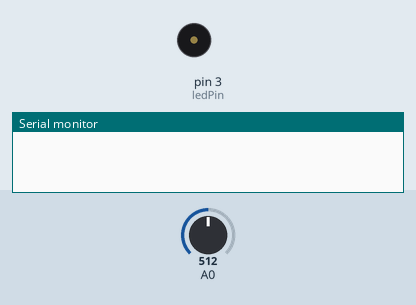
Simulated run of this sketch. Board: Arduino Uno, built with avr-gcc and run on an emulated ATmega328P. Shown: buzzer (waves = sounding), the last lines printed to the serial monitor. The test bench sets the inputs (shaded band); at power-on: A0 = 512.

Above: at 0.5 s.
At 11.1 s:
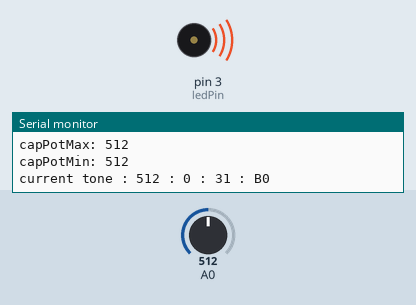
Timing chart, 0 to 12.6 s (numbered marks = the images above):
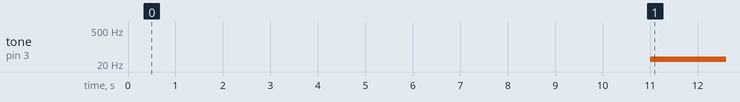

The sketch:

cap_pot_tone.ino
```cpp
#include "pitches.h"

// notes in the melody: length 89
int melody[] = {
  NOTE_B0,
  NOTE_C1,
  NOTE_CS1,
  NOTE_D1,
  NOTE_DS1,
  NOTE_E1,
  NOTE_F1,
  NOTE_FS1,
  NOTE_G1,
  NOTE_GS1,
  NOTE_A1,
  NOTE_AS1,
  NOTE_B1,
  NOTE_C2,
  NOTE_CS2,
  NOTE_D2,
  NOTE_DS2,
  NOTE_E2,
  NOTE_F2,
  NOTE_FS2,
  NOTE_G2,
  NOTE_GS2,
  NOTE_A2,
  NOTE_AS2,
  NOTE_B2,
  NOTE_C3,
  NOTE_CS3,
  NOTE_D3,
  NOTE_DS3,
  NOTE_E3,
  NOTE_F3,
  NOTE_FS3,
  NOTE_G3,
  NOTE_GS3,
  NOTE_A3,
  NOTE_AS3,
  NOTE_B3,
  NOTE_C4,
  NOTE_CS4,
  NOTE_D4,
  NOTE_DS4,
  NOTE_E4,
  NOTE_F4,
  NOTE_FS4,
  NOTE_G4,
  NOTE_GS4,
  NOTE_A4,
  NOTE_AS4,
  NOTE_B4,
  NOTE_C5,
  NOTE_CS5,
  NOTE_D5,
  NOTE_DS5,
  NOTE_E5,
  NOTE_F5,
  NOTE_FS5,
  NOTE_G5,
  NOTE_GS5,
  NOTE_A5,
  NOTE_AS5,
  NOTE_B5,
  NOTE_C6,
  NOTE_CS6,
  NOTE_D6,
  NOTE_DS6,
  NOTE_E6,
  NOTE_F6,
  NOTE_FS6,
  NOTE_G6,
  NOTE_GS6,
  NOTE_A6,
  NOTE_AS6,
  NOTE_B6,
  NOTE_C7,
  NOTE_CS7,
  NOTE_D7,
  NOTE_DS7,
  NOTE_E7,
  NOTE_F7,
  NOTE_FS7,
  NOTE_G7,
  NOTE_GS7,
  NOTE_A7,
  NOTE_AS7,
  NOTE_B7,
  NOTE_C8,
  NOTE_CS8,
  NOTE_D8,
  NOTE_DS8
};

String melodyName[] = {
  "B0",
  "C1",
  "CS1",
  "D1",
  "DS1",
  "E1",
  "F1",
  "FS1",
  "G1",
  "GS1",
  "A1",
  "AS1",
  "B1",
  "C2",
  "CS2",
  "D2",
  "DS2",
  "E2",
  "F2",
  "FS2",
  "G2",
  "GS2",
  "A2",
  "AS2",
  "B2",
  "C3",
  "CS3",
  "D3",
  "DS3",
  "E3",
  "F3",
  "FS3",
  "G3",
  "GS3",
  "A3",
  "AS3",
  "B3",
  "C4",
  "CS4",
  "D4",
  "DS4",
  "E4",
  "F4",
  "FS4",
  "G4",
  "GS4",
  "A4",
  "AS4",
  "B4",
  "C5",
  "CS5",
  "D5",
  "DS5",
  "E5",
  "F5",
  "FS5",
  "G5",
  "GS5",
  "A5",
  "AS5",
  "B5",
  "C6",
  "CS6",
  "D6",
  "DS6",
  "E6",
  "F6",
  "FS6",
  "G6",
  "GS6",
  "A6",
  "AS6",
  "B6",
  "C7",
  "CS7",
  "D7",
  "DS7",
  "E7",
  "F7",
  "FS7",
  "G7",
  "GS7",
  "A7",
  "AS7",
  "B7",
  "C8",
  "CS8",
  "D8",
  "DS8"
};


const int ledPin = 3;
int capPotVal;
int capPotMin = 1023;
int capPotMax = 0;

void setup() {
  Serial.begin(9600);
  pinMode(ledPin, OUTPUT);

  indicateCalibrate();
  // calibrate soft pot
  while (millis() < 10500) {
    capPotVal = analogRead(A0);
    if (capPotVal > capPotMax) {
      capPotMax = capPotVal;
    }
    if (capPotVal < capPotMin) {
      capPotMin = capPotVal;
    }
  }
  indicateCalibrate();

  Serial.print("capPotMax: ");
  Serial.println(capPotMax);
  Serial.print("capPotMin: ");
  Serial.println(capPotMin);
}

void loop() {
  // capacitive touch potentiometer @ 5V : from 1/3 Vcc to 2/3 Vcc
  // 341 - 683
  capPotVal = analogRead(A0);
  int potMap = constrain(map(capPotVal, capPotMin, capPotMax - (capPotMax/15), 0, 88), 0, 88);

  // default returned value is 0
  // keep previous tone if no human touch input
  //  if(potMap != 0 && potMap != 1){
  if (potMap < 88) {
    // log values
    Serial.print("current tone : ");
    Serial.print(capPotVal);
    Serial.print(" : ");
    Serial.print(potMap);
    Serial.print(" : ");
    Serial.print(melody[potMap]);
    Serial.print(" : ");
    Serial.println(melodyName[potMap]);

    // no duration, play continuously
    tone(ledPin, melody[potMap]);
    //  int shared = potVal;
    //  Serial.print("photoresistor value: ");
    //  Serial.println(shared);
    //  Serial.print("difference: ");
    //  Serial.println(potVal - shared);
  }

  // optional
  // delay 100 milli for cpu's sake
  // or for how often a new tone is read
  // 10 / 25 / [50] / 100
  delay(100);

}

void indicateCalibrate() {
  digitalWrite(ledPin, HIGH);
  delay(50);
  digitalWrite(ledPin, LOW);
  delay(50);
  digitalWrite(ledPin, HIGH);
  delay(50);
  digitalWrite(ledPin, LOW);
  delay(50);
  digitalWrite(ledPin, HIGH);
  delay(50);
  digitalWrite(ledPin, LOW);
  delay(50);
  digitalWrite(ledPin, HIGH);
  delay(50);
  digitalWrite(ledPin, LOW);
  delay(50);
  digitalWrite(ledPin, HIGH);
  delay(50);
  digitalWrite(ledPin, LOW);
  delay(50);
}
```

pitches.h
```cpp
/*************************************************
 * Public Constants
 *************************************************/

#define NOTE_B0  31
#define NOTE_C1  33
#define NOTE_CS1 35
#define NOTE_D1  37
#define NOTE_DS1 39
#define NOTE_E1  41
#define NOTE_F1  44
#define NOTE_FS1 46
#define NOTE_G1  49
#define NOTE_GS1 52
#define NOTE_A1  55
#define NOTE_AS1 58
#define NOTE_B1  62
#define NOTE_C2  65
#define NOTE_CS2 69
#define NOTE_D2  73
#define NOTE_DS2 78
#define NOTE_E2  82
#define NOTE_F2  87
#define NOTE_FS2 93
#define NOTE_G2  98
#define NOTE_GS2 104
#define NOTE_A2  110
#define NOTE_AS2 117
#define NOTE_B2  123
#define NOTE_C3  131
#define NOTE_CS3 139
#define NOTE_D3  147
#define NOTE_DS3 156
#define NOTE_E3  165
#define NOTE_F3  175
#define NOTE_FS3 185
#define NOTE_G3  196
#define NOTE_GS3 208
#define NOTE_A3  220
#define NOTE_AS3 233
#define NOTE_B3  247
#define NOTE_C4  262
#define NOTE_CS4 277
#define NOTE_D4  294
#define NOTE_DS4 311
#define NOTE_E4  330
#define NOTE_F4  349
#define NOTE_FS4 370
#define NOTE_G4  392
#define NOTE_GS4 415
#define NOTE_A4  440
#define NOTE_AS4 466
#define NOTE_B4  494
#define NOTE_C5  523
#define NOTE_CS5 554
#define NOTE_D5  587
#define NOTE_DS5 622
#define NOTE_E5  659
#define NOTE_F5  698
#define NOTE_FS5 740
#define NOTE_G5  784
#define NOTE_GS5 831
#define NOTE_A5  880
#define NOTE_AS5 932
#define NOTE_B5  988
#define NOTE_C6  1047
#define NOTE_CS6 1109
#define NOTE_D6  1175
#define NOTE_DS6 1245
#define NOTE_E6  1319
#define NOTE_F6  1397
#define NOTE_FS6 1480
#define NOTE_G6  1568
#define NOTE_GS6 1661
#define NOTE_A6  1760
#define NOTE_AS6 1865
#define NOTE_B6  1976
#define NOTE_C7  2093
#define NOTE_CS7 2217
#define NOTE_D7  2349
#define NOTE_DS7 2489
#define NOTE_E7  2637
#define NOTE_F7  2794
#define NOTE_FS7 2960
#define NOTE_G7  3136
#define NOTE_GS7 3322
#define NOTE_A7  3520
#define NOTE_AS7 3729
#define NOTE_B7  3951
#define NOTE_C8  4186
#define NOTE_CS8 4435
#define NOTE_D8  4699
#define NOTE_DS8 4978
```

Measured:
- by itself, tone on pin 3 (ledPin): silent → 31 Hz at 11.0 s
